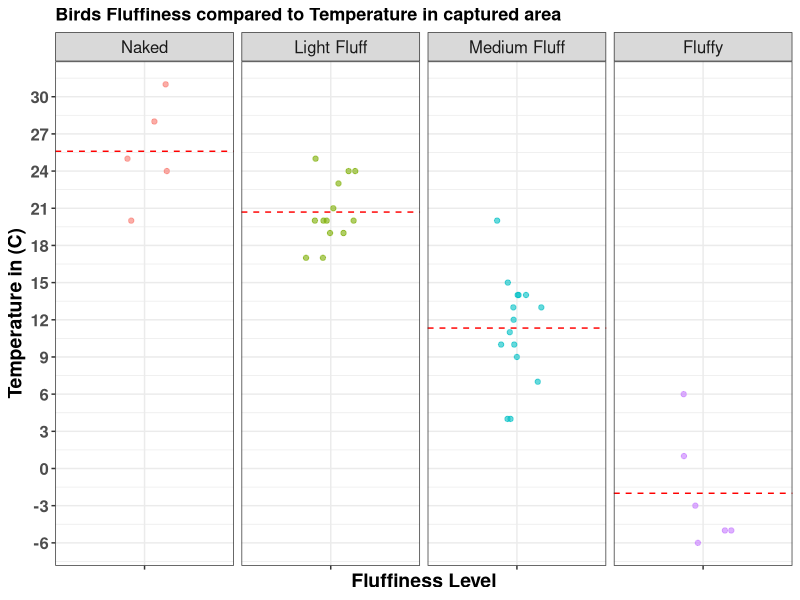

Write R code to recreate this figure.
## ---- chunk 1
library(tidyverse)
library(readxl)
library(dplyr)
## ---- chunk 2
# Read the Excel file
Fluffy_data <- read_excel("Data/F_data.xlsx")
## ---- chunk 3

# Convert Fluffiness to a factor with the desired order
Fluffy_data$Fluffiness <- factor(Fluffy_data$Fluffiness, 
 levels = c("Naked", "Light Fluff", "Medium Fluff", "Fluffy"))

# Calculate mean temperatures for each Fluffiness level
mean_values <- Fluffy_data %>%
  group_by(Fluffiness) %>%
  summarize(mean_temp = mean(Temp_Area))


#save it a "Fluff_graph" so the graph-plot can be created into a png-picture
Fluff_graph <- ggplot(Fluffy_data, aes(x = Fluffiness, y = Temp_Area)) +
  geom_jitter(aes(color = Fluffiness), width = 0.2, height = 0, alpha = 0.6) + 
  # Add horizontal lines showing the mean temperature for each Fluffiness level
  geom_hline(data = mean_values, aes(yintercept = mean_temp), linetype = "dashed", color = "red") +
  facet_grid(. ~ Fluffiness, scales = "free_x") +  
   scale_y_continuous(breaks = seq(from = min(Fluffy_data$Temp_Area), 
                                  to = max(Fluffy_data$Temp_Area), by = 3)) +  # Customize breaks 
  labs(
    title = "Birds Fluffiness compared to Temperature in captured area",
    y = "Temperature in (C)",
    x = "Fluffiness Level"
  ) +
  theme_bw() +
  theme(
    axis.text.x = element_blank(),
    axis.text.y = element_text(size = 12, face = "bold"),
    axis.title.x = element_text(size = 14, face = "bold"),
    axis.title.y = element_text(size = 14, face = "bold"),
    plot.title = element_text(size = 13, face = "bold"),
    strip.text = element_text(size = 12),
    legend.position = "none"
  )

#saving the graph as a png-picture
ggsave("Output/fluffiness_temperature_plot.png", plot = Fluff_graph, width = 8, height = 6, dpi = 300)
